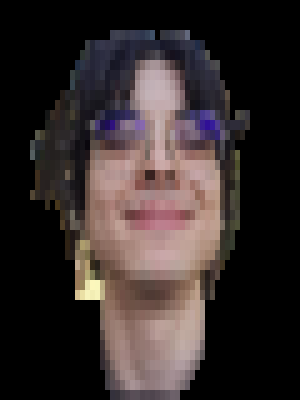
#> input picture assets/art_preview.png, 300 x 400 px
$ python generate.py ../../assets/art_preview.png
#> lines starting #> are read from the running program, lines starting #| are printed output that depends on the picture; after the words box and inside, x2 and y2 are one past the last pixel; in counts of white or black regions, pixels touching at a corner belong together
### tools/blockart/segment.py
from __future__ import annotations

import cv2
import numpy as np


def segment_foreground(
    image_bgr: np.ndarray,
    rect: tuple[int, int, int, int],
    iterations: int = 8,
) -> np.ndarray:
    """Segment the foreground within rect using mask-seeded GrabCut.

    rect (x, y, w, h) bounds a generous foreground candidate region. An
    ellipse inscribed in rect is marked "probable foreground", a smaller
    concentric ellipse (32% of rect's half-extents) is marked "definite
    foreground", and the four image corners are marked "definite
    background". Mask-based seeding (GC_INIT_WITH_MASK) is used instead of
    plain rect-init because rect-init alone misclassifies dark hair as
    background when it's color-similar to a dark outdoor backdrop; seeding
    strong foreground priors inside the head region fixes this.

    Returns a (H, W) uint8 mask: 1 = foreground.
    """
    height, width = image_bgr.shape[:2]
    x, y, w, h = rect
    mask = np.full((height, width), cv2.GC_PR_BGD, dtype=np.uint8)
    cx, cy = x + w // 2, y + h // 2
    cv2.ellipse(mask, (cx, cy), (w // 2, h // 2), 0, 0, 360, cv2.GC_PR_FGD, -1)
    cv2.ellipse(mask, (cx, cy), (int(w * 0.32), int(h * 0.32)), 0, 0, 360, cv2.GC_FGD, -1)
    corner = int(min(width, height) * 0.10)
    for cx0, cy0 in (
        (0, 0),
        (width - corner, 0),
        (0, height - corner),
        (width - corner, height - corner),
    ):
        mask[cy0 : cy0 + corner, cx0 : cx0 + corner] = cv2.GC_BGD
    bgd_model = np.zeros((1, 65), dtype=np.float64)
    fgd_model = np.zeros((1, 65), dtype=np.float64)
    cv2.grabCut(image_bgr, mask, None, bgd_model, fgd_model, iterations, cv2.GC_INIT_WITH_MASK)
    return np.where((mask == cv2.GC_FGD) | (mask == cv2.GC_PR_FGD), 1, 0).astype(np.uint8)

### tools/blockart/gridify.py
from __future__ import annotations

import numpy as np
from dataclasses import dataclass


@dataclass(frozen=True)
class ArtCell:
    row: int
    col: int
    char: str
    color: str

_CHAR_THRESHOLDS: tuple[tuple[float, str], ...] = (
    (0.85, "█"),
    (0.60, "▓"),
    (0.35, "▒"),
    (0.12, "░"),
)


def coverage_to_char(coverage: float) -> str | None:
    """Map a foreground coverage ratio in [0, 1] to a Unicode block character.

    Returns None when coverage is below the lowest threshold, meaning the
    cell should be omitted entirely (treated as background).
    """
    for threshold, char in _CHAR_THRESHOLDS:
        if coverage >= threshold:
            return char
    return None


def rgb_to_hex(rgb: tuple[float, float, float]) -> str:
    """Format an (r, g, b) tuple as a '#rrggbb' hex color, clamping to [0, 255]."""
    r, g, b = (max(0, min(255, int(round(c)))) for c in rgb)
    return f"#{r:02x}{g:02x}{b:02x}"


def average_color(pixels: np.ndarray) -> tuple[float, float, float]:
    """Average RGB across an (N, 3) array of pixels. Returns black for empty input."""
    if pixels.size == 0:
        return (0.0, 0.0, 0.0)
    mean = pixels.reshape(-1, 3).mean(axis=0)
    return (float(mean[0]), float(mean[1]), float(mean[2]))


def build_art_cells(
    image_rgb: np.ndarray,
    mask: np.ndarray,
    cols: int,
    rows: int,
) -> list[ArtCell]:
    """Split image_rgb/mask into a cols x rows grid and emit one ArtCell per
    cell whose foreground coverage clears the lowest threshold.

    image_rgb: (H, W, 3) uint8 array.
    mask: (H, W) array, nonzero where the pixel is foreground.
    """
    height, width = mask.shape
    cell_h = height / rows
    cell_w = width / cols
    cells: list[ArtCell] = []
    for row in range(rows):
        y0 = int(row * cell_h)
        y1 = int((row + 1) * cell_h) if row < rows - 1 else height
        for col in range(cols):
            x0 = int(col * cell_w)
            x1 = int((col + 1) * cell_w) if col < cols - 1 else width
            cell_mask = mask[y0:y1, x0:x1]
            total = cell_mask.size
            if total == 0:
                continue
            fg_pixels_mask = cell_mask != 0
            coverage = float(fg_pixels_mask.sum()) / total
            char = coverage_to_char(coverage)
            if char is None:
                continue
            cell_image = image_rgb[y0:y1, x0:x1][fg_pixels_mask]
            color = rgb_to_hex(average_color(cell_image))
            cells.append(ArtCell(row=row, col=col, char=char, color=color))
    return cells

### tools/blockart/preview.py
from __future__ import annotations

from pathlib import Path

from PIL import Image, ImageDraw

from tools.blockart.gridify import ArtCell


def render_preview(
    cells: list[ArtCell],
    cols: int,
    rows: int,
    path: Path,
    cell_w_px: int = 5,
    cell_h_px: int = 10,
) -> None:
    """Render the art grid as a flat-color PNG mosaic for visual QA.

    Cells default to a 1:2 width:height ratio to match a typical monospace
    character cell, so the preview looks like the eventual text rendering.
    """
    image = Image.new("RGB", (cols * cell_w_px, rows * cell_h_px), color=(0, 0, 0))
    draw = ImageDraw.Draw(image)
    for cell in cells:
        x0 = cell.col * cell_w_px
        y0 = cell.row * cell_h_px
        draw.rectangle(
            [x0, y0, x0 + cell_w_px - 1, y0 + cell_h_px - 1], fill=cell.color
        )
    path.parent.mkdir(parents=True, exist_ok=True)
    image.save(path)

### tools/blockart/export.py
from __future__ import annotations

import json
from pathlib import Path

from tools.blockart.gridify import ArtCell


def export_art_data(cells: list[ArtCell], cols: int, rows: int, path: Path) -> None:
    """Write the art grid as JSON: {cols, rows, cells: [{row, col, char, color}]}."""
    data = {
        "cols": cols,
        "rows": rows,
        "cells": [
            {"row": cell.row, "col": cell.col, "char": cell.char, "color": cell.color}
            for cell in cells
        ],
    }
    path.write_text(json.dumps(data, ensure_ascii=False, indent=2), encoding="utf-8")

### tools/blockart/generate.py
from __future__ import annotations

import argparse
from pathlib import Path

import cv2

from tools.blockart.export import export_art_data
from tools.blockart.gridify import build_art_cells
from tools.blockart.preview import render_preview
from tools.blockart.segment import segment_foreground


def default_rect(width: int, height: int, margin_ratio: float = 0.05) -> tuple[int, int, int, int]:
    """A rect inset by margin_ratio on every side, as a GrabCut initial guess."""
    mx = int(width * margin_ratio)
    my = int(height * margin_ratio)
    return (mx, my, width - 2 * mx, height - 2 * my)


def generate(
    photo_path: Path,
    out_path: Path,
    preview_path: Path | None,
    cols: int,
    rows: int,
    margin_ratio: float = 0.05,
    iterations: int = 8,
) -> None:
    image_bgr = cv2.imread(str(photo_path))
    if image_bgr is None:
        raise FileNotFoundError(f"could not read image: {photo_path}")
    height, width = image_bgr.shape[:2]
    rect = default_rect(width, height, margin_ratio=margin_ratio)
    mask = segment_foreground(image_bgr, rect, iterations=iterations)
    image_rgb = cv2.cvtColor(image_bgr, cv2.COLOR_BGR2RGB)
    cells = build_art_cells(image_rgb, mask, cols=cols, rows=rows)
    out_path.parent.mkdir(parents=True, exist_ok=True)
    export_art_data(cells, cols=cols, rows=rows, path=out_path)
    if preview_path is not None:
        render_preview(cells, cols=cols, rows=rows, path=preview_path)


def main() -> None:
    parser = argparse.ArgumentParser(description="Convert a photo into Unicode block-art data.")
    parser.add_argument("photo", type=Path, help="Path to the reference photo (kept out of git)")
    parser.add_argument("--out", type=Path, default=Path("assets/art_data.json"))
    parser.add_argument("--preview", type=Path, default=Path("assets/art_preview.png"))
    parser.add_argument("--cols", type=int, default=60)
    parser.add_argument("--rows", type=int, default=40)
    parser.add_argument(
        "--margin",
        type=float,
        default=0.05,
        help="GrabCut rect margin as a fraction of image size",
    )
    parser.add_argument(
        "--iterations",
        type=int,
        default=8,
        help="GrabCut iteration count",
    )
    args = parser.parse_args()
    generate(
        args.photo,
        args.out,
        args.preview,
        args.cols,
        args.rows,
        margin_ratio=args.margin,
        iterations=args.iterations,
    )
#> in generate, image_bgr is the input picture: shape (400, 300, 3); mean B, G, R 44.1, 44.6, 53.6
#> in segment_foreground, `cv2.ellipse(mask, (cx, cy), (w // 2, h // 2), 0, 0, 360, cv2.GC_PR_FGD..`:
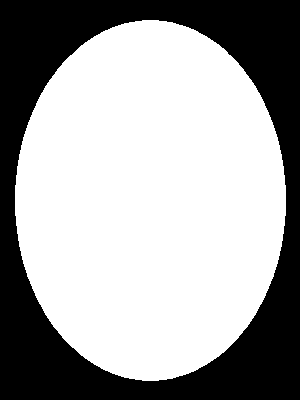
#> mask: shape (400, 300); values 2 (black) and 3 (white), 63.9% white; 1 black region, box (x1, y1, x2, y2) and area: (0, 0, 300, 400) 43263
#> in segment_foreground, `cv2.ellipse(mask, (cx, cy), (int(w * 0.32), int(h * 0.32)), 0, 0, 360,..`:
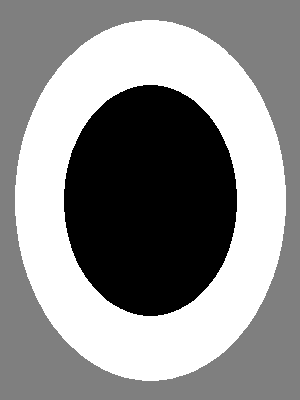
#> mask: shape (400, 300); min 1, max 3, mean 2.12; drawn with min black and max white
#> after the loop in segment_foreground, `for cx0, cy0 in (`:
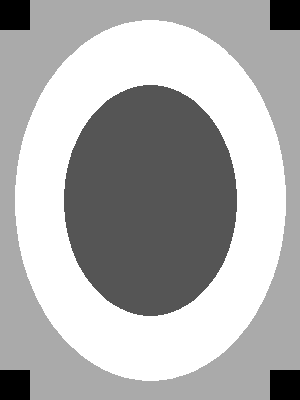
#> mask: shape (400, 300); 3% of pixels changed, all inside (x1, y1, x2, y2) = (0, 0, 300, 400); drawn with min black and max white
#> in generate, `mask = segment_foreground(image_bgr, rect, iterations=iterations)`:
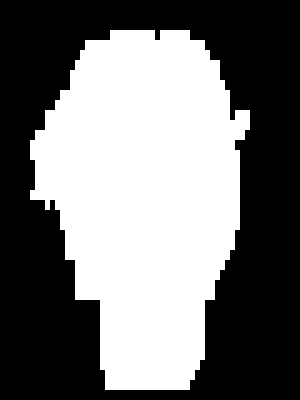
#> mask: shape (400, 300); values 0 (black) and 1 (white), 45.9% white; 1 white region, box (x1, y1, x2, y2) and area: (30, 30, 250, 390) 55100
#> after the loop in build_art_cells, `for row in range(rows):`: cells = 1102 items
#> in render_preview, `image = Image.new("RGB", (cols * cell_w_px, rows * cell_h_px), color=(..`: image: PIL image 300x400 RGB; every value is 0
#> the loop in render_preview, `for cell in cells:` made 1102 passes
#> (x0, y0) on passes 1 to 3: (110, 30), (115, 30), (120, 30)
#> in render_preview, `image.save(path)`:
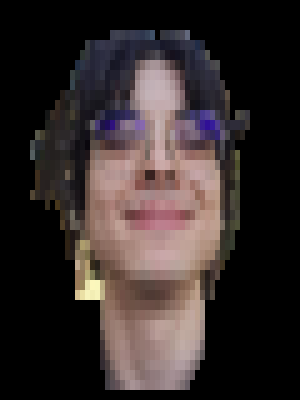
#> saved as art_preview.png: PIL image 300x400 RGB; mean R, G, B 53.1, 44.2, 43.6


if __name__ == "__main__":
    main()
